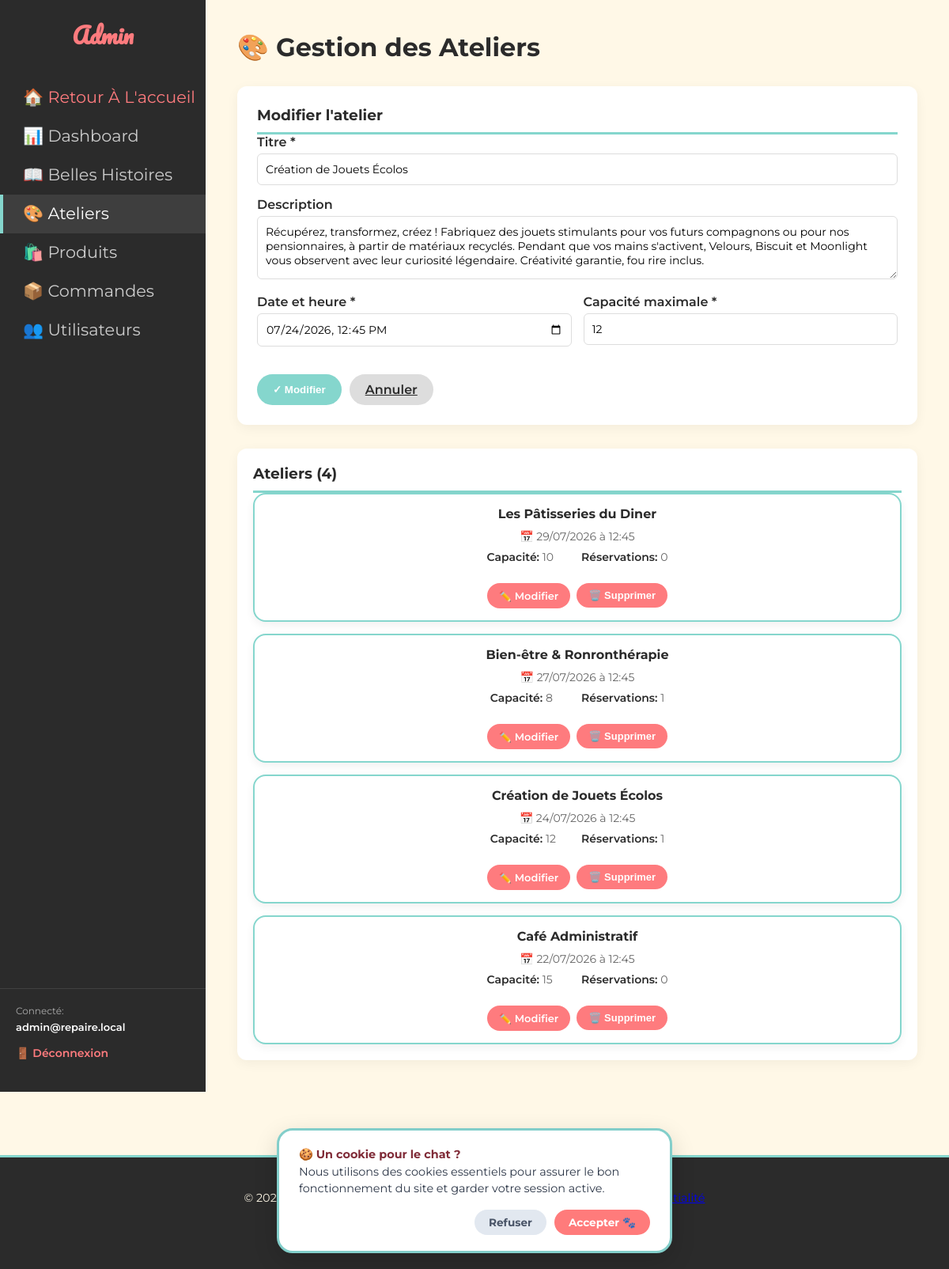
/admin/ateliers.php?edit=19 (signed in), run on the app's committed database.
### tables this page shows
CREATE TABLE `ateliers` (
  `id` int NOT NULL AUTO_INCREMENT,
  `titre` varchar(150) NOT NULL,
  `description` text,
  `image` varchar(255) GENERATED ALWAYS AS (`image_url`) STORED,
  `image_url` varchar(255) DEFAULT NULL,
  `date_heure` datetime NOT NULL,
  `capacite_max` int NOT NULL,
  `admin_id` int NOT NULL,
  `type` varchar(100) DEFAULT NULL,
  PRIMARY KEY (`id`),
  KEY `fk_ateliers_admin` (`admin_id`),
  KEY `idx_ateliers_date_heure` (`date_heure`),
  CONSTRAINT `fk_ateliers_admin` FOREIGN KEY (`admin_id`) REFERENCES `admin_users` (`id`) ON DELETE RESTRICT ON UPDATE CASCADE,
  CONSTRAINT `chk_ateliers_capacite` CHECK ((`capacite_max` > 0))
);

### public/admin/ateliers.php (the view, shortened to what this page needs)
<?php
$pdo = getPDO();
$edit_atelier = null;
if (isset($_GET['edit'])) {
    $edit_id = (int)$_GET['edit'];
    $stmt = $pdo->prepare('SELECT * FROM ateliers WHERE id = ?');
    $stmt->execute([$edit_id]);
    $edit_atelier = $stmt->fetch();
}
$stmt = $pdo->query('SELECT id, titre, date_heure, capacite_max FROM ateliers ORDER BY date_heure DESC');
$ateliers = $stmt->fetchAll();
$reservations_count = [];
foreach ($ateliers as $atelier) {
    $stmt = $pdo->prepare('SELECT COUNT(*) FROM reservations_ateliers WHERE atelier_id = ?');
    $stmt->execute([$atelier['id']]);
    $reservations_count[$atelier['id']] = $stmt->fetchColumn();
}
?>
<!DOCTYPE html>
<html lang="fr">
<head>
    <link rel="stylesheet" href="../css/style.css">
</head>
<body>
    <div class="admin-container">
        <aside class="admin-sidebar">
            <div>
                <h2>Admin</h2>
                <nav>
                    <a href="../index.php" style="color: #FE7B7E !important;">🏠 Retour à l'accueil</a>
                    <a href="dashboard.php">📊 Dashboard</a>
                    <a href="moderer-histoires.php">📖 Belles Histoires</a>
                    <a href="ateliers.php" class="active">🎨 Ateliers</a>
                    <a href="produits.php">🛍️ Produits</a>
                    <a href="commandes.php">📦 Commandes</a>
                    <a href="utilisateurs.php">👥 Utilisateurs</a>
                </nav>
            </div>
            <div style="padding: 20px; border-top: 1px solid rgba(255,255,255,0.1);">
                <p style="margin: 0 0 5px 0; font-size: 12px; color: #aaa;">Connecté:</p>
                <p style="margin: 0 0 15px 0; font-weight: 600; color: white; font-size: 13px;"><?php echo htmlspecialchars($_SESSION['admin_email'] ?? 'Admin'); ?></p>
                <a href="../logout.php" style="color: #FE7B7E !important; text-decoration: none; font-weight: 600; font-size: 14px;">🚪 Déconnexion</a>
            </div>
        </aside>
        <main class="admin-main">
            <h1>🎨 Gestion des Ateliers</h1>
            <div class="admin-form">
                <h3><?php echo $edit_atelier ? 'Modifier l\'atelier' : 'Ajouter un nouvel atelier'; ?></h3>
                <form method="POST">
                    <div class="form-group">
                        <label for="titre">Titre *</label>
                        <input type="text" id="titre" name="titre" required
                               value="<?php echo $edit_atelier ? htmlspecialchars($edit_atelier['titre']) : ''; ?>">
                    </div>
                    <div class="form-group">
                        <label for="description">Description</label>
                        <textarea id="description" name="description"><?php echo $edit_atelier ? htmlspecialchars($edit_atelier['description'] ?? '') : ''; ?></textarea>
                    </div>
                    <div style="display: grid; grid-template-columns: 1fr 1fr; gap: 15px;">
                        <div class="form-group">
                            <label for="date_heure">Date et heure *</label>
                            <input type="datetime-local" id="date_heure" name="date_heure" required
                                   value="<?php echo $edit_atelier ? date('Y-m-d\TH:i', strtotime($edit_atelier['date_heure'])) : ''; ?>">
                        </div>
                        <div class="form-group">
                            <label for="capacite_max">Capacité maximale *</label>
                            <input type="number" id="capacite_max" name="capacite_max" min="1" required
                                   value="<?php echo $edit_atelier ? $edit_atelier['capacite_max'] : ''; ?>">
                        </div>
                    </div>
                    <div class="form-actions">
                        <button type="submit" class="btn btn-primary">
                            <?php echo $edit_atelier ? '✓ Modifier' : '+ Ajouter'; ?>
                        </button>
                        <?php if ($edit_atelier): ?>
                            <a href="ateliers.php" class="btn btn-secondary">Annuler</a>
                        <?php endif; ?>
                    </div>
                </form>
            </div>
            <div style="background: white; padding: 20px; border-radius: 12px; box-shadow: 0 4px 15px rgba(0,0,0,0.05);">
                <h3 style="margin-top: 0; color: #2B2B2B; border-bottom: 3px solid #85D6CD; padding-bottom: 10px;">
                    Ateliers (<?php echo count($ateliers); ?>)
                </h3>
                <?php if (empty($ateliers)): ?>
                    <p style="color: #666; text-align: center; padding: 40px 20px;">Aucun atelier créé</p>
                <?php else: ?>
                    <div class="ateliers-grid">
                        <?php foreach ($ateliers as $atelier): ?>
                            <div class="atelier-card">
                                <div class="atelier-header">
                                    <div class="atelier-title"><?php echo htmlspecialchars($atelier['titre']); ?></div>
                                </div>
                                <div class="atelier-date">
                                    📅 <?php echo date('d/m/Y à H:i', strtotime($atelier['date_heure'])); ?>
                                </div>
                                <div class="atelier-info">
                                    <div class="info-item">
                                        <span class="info-label">Capacité:</span>
                                        <?php echo $atelier['capacite_max']; ?>
                                    </div>
                                    <div class="info-item">
                                        <span class="info-label">Réservations:</span>
                                        <?php echo $reservations_count[$atelier['id']]; ?>
                                    </div>
                                </div>
                                <div class="atelier-actions">
                                    <a href="ateliers.php?edit=<?php echo $atelier['id']; ?>" class="btn btn-edit">✏️ Modifier</a>
                                    <form method="POST" onsubmit="return confirm('Êtes-vous sûr ?');">
                                        <button type="submit" class="btn btn-edit" style="background: #FE7B7E;">🗑️ Supprimer</button>
                                    </form>
                                </div>
                            </div>
                        <?php endforeach; ?>
                    </div>
                <?php endif; ?>
            </div>
        </main>
    </div>
    <?php
    if (file_exists(__DIR__ . '/../../includes/footer.php')) {
        require_once __DIR__ . '/../../includes/footer.php';
    }
    ?>
</body>
</html>

### public/css/style.css (style rules this page uses)
:root { --creme: #FFF8E7; --vert-menthe: #85D6CD; --rose-corail: #FE7B7E; --gris-fonce: #2B2B2B; }
* { margin: 0; padding: 0; box-sizing: border-box; }
body { background-color: var(--creme); color: var(--gris-fonce); font-family: 'Montserrat', sans-serif; }
nav a { font-family: 'Pacifico', cursive !important; font-size: 1.3rem !important; font-weight: 400 !important; color: var(--rose-corail) !important; text-transform: capitalize !important; text-decoration: none !important; transition: color 0.3s ease !important; white-space: nowrap !important; display: block !important; letter-spacing: 0 !important; line-height: 1.2 !important; }
.atelier-card { flex: 1; background-color: white; padding: 40px; border-radius: 20px; box-shadow: 0 10px 20px rgba(0,0,0,0.05); display: flex; flex-direction: column; align-items: center; }
html, body, main, .page-section, .belles-histoires-section, .boutique-principale, .ateliers, .douceurs, .attente, .le-repaire, .panier-section, .boutique-hero-catalog, .boutique-section, .liste-header, .moustachus, .concept, .repaire-galerie { background-color: var(--creme) !important; }
.concept-item, .equipage-card, .projet-card, .atelier-card, .carte-histoire, .carte-produit-boutique, .carte-pensionnaire, .douceur-card, .visuel-card, .carte-panier, .categorie-preview, .formulaire-box, .panier-resume, .carte-chat, .grille-pensionnaires .carte-pensionnaire, .visuel-card .contenu-atelier { background-color: #ffffff !important; border: 2px solid var(--vert-menthe) !important; border-radius: 16px !important; box-shadow: 0 4px 12px rgba(0, 0, 0, 0.06) !important; transition: transform 0.3s ease, box-shadow 0.3s ease; }

### data on the page
ateliers: titre "Création de Jouets Écolos", description "Récupérez, transformez, créez ! Fabriquez des jouets stimulants pour vos futurs compagnons ou pour nos pensionnaires, à partir de matériaux recyclés. Pendant que vos mains s'activent, Velours, Biscuit et Moonlight vous observent avec leur curiosité légendaire. Créativité garantie, fou rire inclus.", date_heure "07/24/2026 12:45", capacite_max "12", date_heure "24/07/2026 à 12:45", id "1"
ateliers: titre "Les Pâtisseries du Diner", date_heure "29/07/2026 à 12:45", capacite_max "10", id "0"
ateliers: titre "Bien-être & Ronronthérapie", date_heure "27/07/2026 à 12:45", capacite_max "8", id "1"
ateliers: titre "Café Administratif", date_heure "22/07/2026 à 12:45", capacite_max "15", id "0"

### other printed values
$_SESSION['admin_email'] "admin@repaire.local"
count($ateliers) "4"
